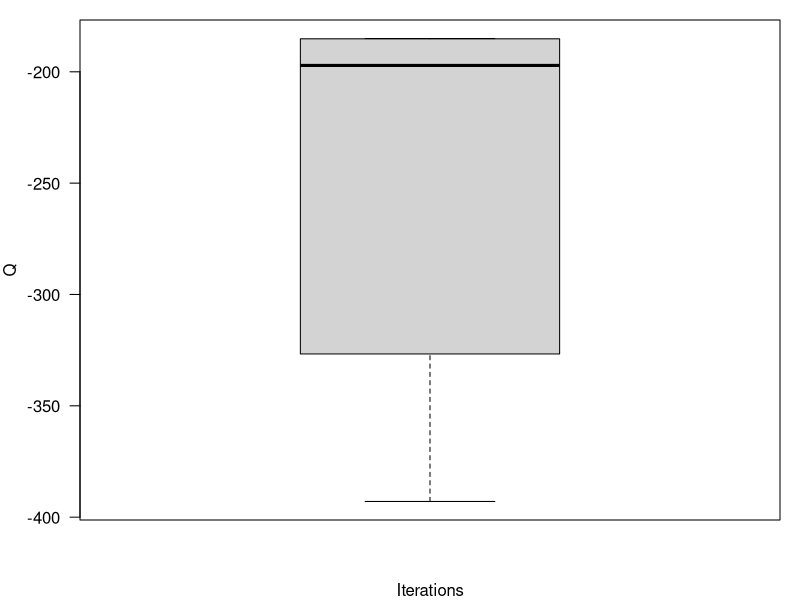
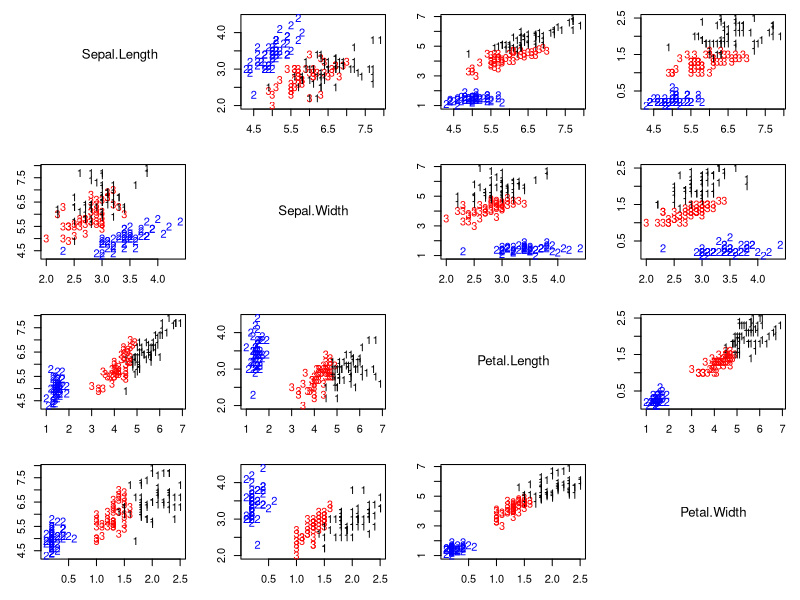
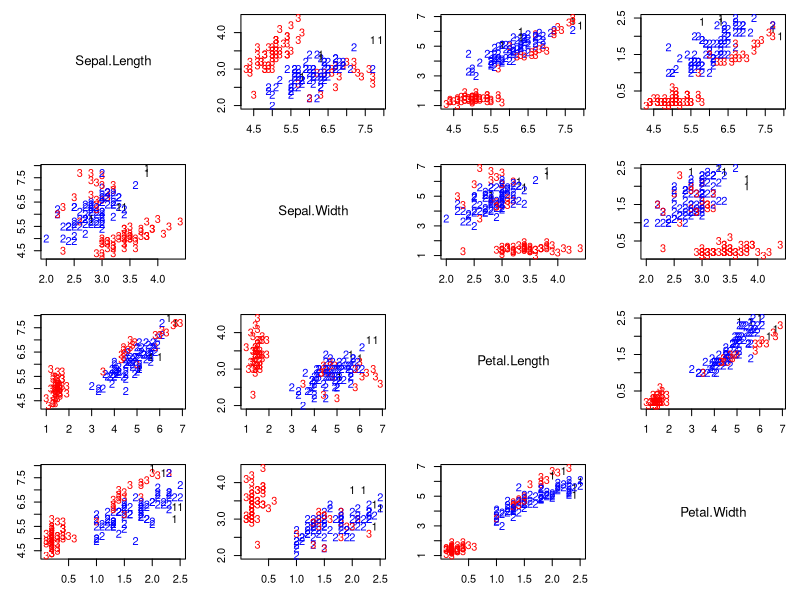
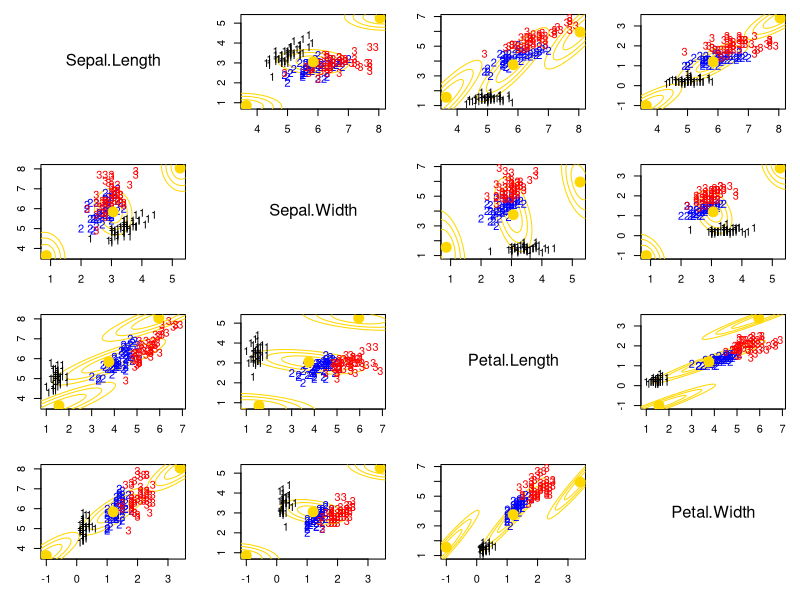

Write the R code that produced these figures, in order. (Note: this script raises an error after producing the figures.)
## ---- chunk 1
#| label: lst-numeric-stability-sample-code
## Consider a mixture of two normal distributions with equal weights (w1 = w2 = 1/2)
## Component 1 has mean 0 and standard deviation 1
## Component 2 has mean 1 and standard deviation 1
## The observation is x = 50
## What is Pr(c = 1 | x)?
dnorm(50, 0, 1)
dnorm(50, 1, 1)
dnorm(50, 0, 1)/(dnorm(50, 0, 1) + dnorm(50, 1, 1))


## What if x=3?  Two ways to do the calculation
## One way:  Direct calculation
z1 = dnorm(3, 0, 1)
z2 = dnorm(3, 1, 1)
z1/(z1+z2)
## A second way:  Compute in the logarithm scale, add b 
## to all values, and then exponentiate before standardizing
lz1 = dnorm(3, 0, 1, log=T)
lz2 = dnorm(3, 1, 1, log=T)
b = 3
exp(lz1+b)/(exp(lz1+b) + exp(lz2+b))

## Going back to the case x - 50:
## Wrong
lz1 = log(dnorm(50, 0, 1))
lz2 = log(dnorm(50, 1, 1))
b = max(lz1, lz2)
exp(lz1-b)/(exp(lz1-b) + exp(lz2-b))
## Wrong
lz1 = log(exp(-0.5*50^2)/sqrt(2*pi))
lz2 = log(exp(-0.5*49^2)/sqrt(2*pi))
b = max(lz1, lz2)
exp(lz1-b)/(exp(lz1-b) + exp(lz2-b))
## Right
lz1 = dnorm(50, 0, 1, log=TRUE)
lz2 = dnorm(50, 1, 1, log=TRUE)
b = max(lz1, lz2)
exp(lz1-b)/(exp(lz1-b) + exp(lz2-b))
## Also right (just more cumbersome)
lz1 = -0.5*log(2*pi) - 0.5*50^2
lz2 = -0.5*log(2*pi) - 0.5*49^2
b = max(lz1, lz2)
exp(lz1-b)/(exp(lz1-b) + exp(lz2-b))
## ---- chunk 2
#| label: lst-multimodality-sample-code-1

## Illustrating the fact that the likelihood for a mixture model is multimodal

### Loading data and setting up global variables
rm(list=ls())
library(mclust)
library(mvtnorm)

### Defining a custom function to create pair plots
### This is an alternative to the R function pairs() that allows for 
### more flexibility. In particular, it allows us to use text to label 
### the points
pairs2 = function(x, col="black", pch=16, labels=NULL, names = colnames(x)){
  n = dim(x)[1]
  p = dim(x)[2]
  par(mfrow=c(p,p))
  for(k in 1:p){
    for(l in 1:p){
      if(k!=l){
        par(mar=c(3,3,1,1)+0.1)
        plot(x[,k], x[,l], type="n", xlab="", ylab="")
        if(is.null(labels)){
          points(x[,k], x[,l], pch=pch, col=col)
        }else{
          text(x[,k], x[,l], labels=labels, col=col)
        }
      }else{
        plot(seq(0,5), seq(0,5), type="n", xlab="", ylab="", axes=FALSE)
        text(2.5,2.5,names[k], cex=1.2)
      }
    }
  }
}


## Setup data
data(iris)
x       = as.matrix(iris[,-5])
n       = dim(x)[1]
p       = dim(x)[2]       # Number of features
KK      = 3
epsilon = 0.0000001
par(mfrow=c(1,1))
par(mar=c(4,4,1,1))
colscale = c("black","blue","red")
shortnam  = c("s","c","g")

# Initialize the parameters of the algorithm
set.seed(63252)

numruns = 15
v.sum   = array(0, dim=c(numruns, n, KK))
QQ.sum  = rep(0, numruns)

for(ss in 1:numruns){
  w   = rep(1,KK)/KK  #Assign equal weight to each component to start with
  #mu  = as.matrix(aggregate(x, list(iris[,5]), mean)[,2:5])  # Initialize in the true values
  #Sigma      = array(0, dim=c(KK,p,p))  #Initial variances are assumed to be the same
  #Sigma[1,,] = var(x[iris[,5]=="setosa",])
  #Sigma[2,,] = var(x[iris[,5]=="versicolor",])
  #Sigma[3,,] = var(x[iris[,5]=="virginica",])
  mu  = rmvnorm(KK, apply(x,2,mean), 3*var(x))   #Cluster centers randomly spread over the support of the data
  Sigma      = array(0, dim=c(KK,p,p))  #Initial variances are assumed to be the same
  Sigma[1,,] = var(x)
  Sigma[2,,] = var(x)
  Sigma[3,,] = var(x)
  
  sw     = FALSE
  QQ     = -Inf
  QQ.out = NULL
  s      = 0
  
  while(!sw){
    ## E step
    v = array(0, dim=c(n,KK))
    for(k in 1:KK){  #Compute the log of the weights
      v[,k] = log(w[k]) + dmvnorm(x, mu[k,], Sigma[k,,], log=TRUE) 
    }
    for(i in 1:n){
      v[i,] = exp(v[i,] - max(v[i,]))/sum(exp(v[i,] - max(v[i,])))  #Go from logs to actual weights in a numerically stable manner
    }
    
    ## M step
    w = apply(v,2,mean)
    mu = matrix(0, nrow=KK, ncol=p)
    for(k in 1:KK){
      for(i in 1:n){
        mu[k,]    = mu[k,] + v[i,k]*x[i,]
      }
      mu[k,] = mu[k,]/sum(v[,k])
    }
    Sigma = array(0,dim=c(KK, p, p))
    for(k in 1:KK){
      for(i in 1:n){
        Sigma[k,,] = Sigma[k,,] + v[i,k]*(x[i,] - mu[k,])%*%t(x[i,] - mu[k,])
      }
      Sigma[k,,] = Sigma[k,,]/sum(v[,k])
    }
    
    ##Check convergence
    QQn = 0
    for(i in 1:n){
      for(k in 1:KK){
        QQn = QQn + v[i,k]*(log(w[k]) + dmvnorm(x[i,],mu[k,],Sigma[k,,],log=TRUE))
      }
    }
    if(abs(QQn-QQ)/abs(QQn)<epsilon){
      sw=TRUE
    }
    QQ = QQn
    QQ.out = c(QQ.out, QQ)
    s = s + 1
  }
  
  v.sum[ss,,] = v
  QQ.sum[ss]  = QQ.out[s]
  print(paste("ss =", ss))
}


## Boxplot of final values of the Q function for all runs of the algorithm
par(mfrow=c(1,1))
par(mar=c(4,4,1,1))
boxplot(QQ.out, ylab="Q", xlab="Iterations",las=2)

## Graphical representation of the best solution 
cc = apply(v.sum[which.max(QQ.sum),,], 1 ,which.max)
colscale = c("black","blue","red")
#pairs(x, col=colscale[cc], pch=cc)
pairs2(x, col=colscale[cc], labels=cc)

## Graphical representation of the worst solution
cc = apply(v.sum[which.min(QQ.sum),,], 1 ,which.max)
colscale = c("black","blue","red")
#pairs(x, col=colscale[cc], pch=cc)
pairs2(x, col=colscale[cc], labels=cc)
## ---- chunk 3
#| label: lst-multimodality-sample-code-2
#| error: true

## Illustrating that the EM might fail for numerical reasons if a component is “numerically empty”

### Loading data and setting up global variables
rm(list=ls())
library(mclust)
library(mvtnorm)
library(ellipse)

## Setup data
data(iris)
x       = as.matrix(iris[,-5])
n       = dim(x)[1]
p       = dim(x)[2]       # Number of features
KK      = 3
epsilon = 0.00000001

# Initialize the parameters of the algorithm
w   = rep(1,KK)/KK  #Assign equal weight to each component to start with
mu  = matrix(0, KK, p)  # Initialize in the true values
mu[1,] = apply(x, 2, mean)
mu[2,] = apply(x, 2, mean) + c(2.2, 2.2, 2.2, 2.2)
mu[3,] = apply(x, 2, mean) + c(-2.2, -2.2, -2.2, -2.2)
Sigma      = array(0, dim=c(KK,p,p))  #Initial variances are assumed to be the same
Sigma[1,,] = var(x)/3
Sigma[2,,] = var(x)/3
Sigma[3,,] = var(x)/3

# Plot the data along with the estimates of the components
colscale = c("black","blue","red")
par(mfrow=c(p,p))
for(k in 1:p){
  for(l in 1:p){
    if(k!=l){
      par(mar=c(3,3,1,1)+0.1)
      plot(x[,k], x[,l], type="n", xlab="", ylab="", xlim=c(min(c(x[,k], mu[,k])),max(c(x[,k], mu[,k]))), ylim=c(min(c(x[,l], mu[,l])),max(c(x[,l], mu[,l]))))
      for(r in 1:KK){
        lines(ellipse(x=Sigma[r,c(k,l),c(k,l)], centre=mu[r,c(k,l)], level=0.50), col="gold1", lty=1, lwd=1)
        lines(ellipse(x=Sigma[r,c(k,l),c(k,l)], centre=mu[r,c(k,l)], level=0.82), col="gold1", lty=1, lwd=1)
        lines(ellipse(x=Sigma[r,c(k,l),c(k,l)], centre=mu[r,c(k,l)], level=0.95), col="gold1", lty=1, lwd=1)
      }
      text(x[,k], x[,l], labels=as.numeric(iris[,5]), col=colscale[iris[,5]])
      points(mu[,k], mu[,l], pch=19, col="gold1", cex=2)
    }else{
      plot(seq(0,5), seq(0,5), type="n", xlab="", ylab="", axes=FALSE)
      text(2.5,2.5,colnames(x)[k], cex=1.5)
    }
  }
}

## Run the EM algorithm.  It will fail in the first iteration
sw     = FALSE
QQ     = -Inf
QQ.out = NULL
s      = 0

while(!sw){
  ## E step
  v = array(0, dim=c(n,KK))
  for(k in 1:KK){  #Compute the log of the weights
    v[,k] = log(w[k]) + dmvnorm(x, mu[k,], Sigma[k,,], log=TRUE) 
  }
  for(i in 1:n){
    v[i,] = exp(v[i,] - max(v[i,]))/sum(exp(v[i,] - max(v[i,])))  #Go from logs to actual weights in a numerically stable manner
  }
  
  ## M step
  w = apply(v,2,mean)
  mu = matrix(0, nrow=KK, ncol=p)
  for(k in 1:KK){
    for(i in 1:n){
      mu[k,]    = mu[k,] + v[i,k]*x[i,]
    }
    mu[k,] = mu[k,]/sum(v[,k])
  }
  Sigma = array(0,dim=c(KK, p, p))
  for(k in 1:KK){
    for(i in 1:n){
      Sigma[k,,] = Sigma[k,,] + v[i,k]*(x[i,] - mu[k,])%*%t(x[i,] - mu[k,])
    }
    Sigma[k,,] = Sigma[k,,]/sum(v[,k])
  }
  
  ##Check convergence
  QQn = 0
  for(i in 1:n){
    for(k in 1:KK){
      QQn = QQn + v[i,k]*(log(w[k]) + dmvnorm(x[i,],mu[k,],Sigma[k,,],log=TRUE))
    }
  }
  if(abs(QQn-QQ)/abs(QQn)<epsilon){
    sw=TRUE
  }
  QQ = QQn
  QQ.out = c(QQ.out, QQ)
  s = s + 1
}

QQn

## ---- chunk 4
#| label: lst-bayesian-information-criteria

## Illustrating the use of BIC to estimate the number of components of a Mixture Model
## using the galaxies dataset
rm(list=ls())

### Loading data and setting up global variables
library(MASS)
data(galaxies)
x  = galaxies
n  = length(x)
set.seed(781209)

KKmax = 20
BIC   = rep(0, KKmax-1)

w.sum  = vector("list", KKmax-1)
mu.sum = vector("list", KKmax-1)
sigma.sum = rep(0, KKmax-1)

for(KK in 2:KKmax){
  ### First, compute the "Maximum Likelihood" density estimate 
  ### associated with a location mixture of 6 Gaussian distributions 
  ### using the EM algorithm
  ## Initialize the parameters
  w     = rep(1,KK)/KK
  mu    = rnorm(KK, mean(x), sd(x))
  sigma = sd(x)/KK
  
  epsilon = 0.000001
  s       = 0
  sw      = FALSE
  KL      = -Inf
  KL.out  = NULL
  
  while(!sw){
    ## E step
    v = array(0, dim=c(n,KK))
    for(k in 1:KK){
      v[,k] = log(w[k]) + dnorm(x, mu[k], sigma,log=TRUE)  
    }
    for(i in 1:n){
      v[i,] = exp(v[i,] - max(v[i,]))/sum(exp(v[i,] - max(v[i,])))
    }
    
    ## M step
    # Weights
    w = apply(v,2,mean)
    mu = rep(0, KK)
    for(k in 1:KK){
      for(i in 1:n){
        mu[k]    = mu[k] + v[i,k]*x[i]
      }
      mu[k] = mu[k]/sum(v[,k])
    }
    # Standard deviations
    sigma = 0
    for(i in 1:n){
      for(k in 1:KK){
        sigma = sigma + v[i,k]*(x[i] - mu[k])^2
      }
    }
    sigma = sqrt(sigma/sum(v))
    
    ##Check convergence
    KLn = 0
    for(i in 1:n){
      for(k in 1:KK){
        KLn = KLn + v[i,k]*(log(w[k]) + 
                        dnorm(x[i], mu[k], sigma, log=TRUE))
      }
    }
    if(abs(KLn-KL)/abs(KLn)<epsilon){
      sw=TRUE
    }
    KL = KLn
    KL.out = c(KL.out, KL)
    s = s + 1
    if(s/20==floor(s/20)){      
      print(paste(s, KLn))
    }
  }
  
  w.sum[[KK-1]]  = w
  mu.sum[[KK-1]] = mu
  sigma.sum[KK-1] = sigma
  
  
  ## Computing BIC
  for(i in 1:n){
    BIC[KK-1] = BIC[KK-1] - 2*log(sum(w*dnorm(x[i], mu, sigma)))
  }
  BIC[KK-1] = BIC[KK-1] + ((KK-1) + 1 + KK)*log(n)  ### KK-1 independent weights, one variance, and KK means
}

## Plot of BIC as a function of K
par(mar=c(4,4,1,1) + 0.1)
plot(seq(2,KKmax), BIC, type="l", xlab="K", ylab="BIC", lwd=2)
abline(v=6, lty=3)

## Computing density estimates for various values of K
density.est = function(xx, w, mu, sigma){
  KK  = length(w)
  nxx = length(xx)
  density.EM = rep(0, nxx)
  for(s in 1:nxx){
    for(k in 1:KK){
      density.EM[s] = density.EM[s] + w[k]*dnorm(xx[s], mu[k], sigma)
    }
  }
  return(density.EM)
}

xx  = seq(5000,37000,length=300)
KK = 8
mdeKK8 = density.est(xx, w.sum[[KK-1]], mu.sum[[KK-1]], sigma.sum[KK-1])
KK = 7
mdeKK7 = density.est(xx, w.sum[[KK-1]], mu.sum[[KK-1]], sigma.sum[KK-1])
KK = 6
mdeKK6 = density.est(xx, w.sum[[KK-1]], mu.sum[[KK-1]], sigma.sum[KK-1])
KK = 5
mdeKK5 = density.est(xx, w.sum[[KK-1]], mu.sum[[KK-1]], sigma.sum[KK-1])
KK = 4
mdeKK4 = density.est(xx, w.sum[[KK-1]], mu.sum[[KK-1]], sigma.sum[KK-1])

## Comparing density estimates for K=4, 5 and 6
par(mar=c(4,4,1,1)+0.1)
plot(xx, mdeKK6, type="n",ylim=c(0,max(c(mdeKK4,mdeKK5,mdeKK6,mdeKK7))), 
     xlab="Velocity", ylab="Density")
lines(xx, mdeKK6, col="black", lty=1, lwd=2)
lines(xx, mdeKK5, col="red", lty=2, lwd=2)
lines(xx, mdeKK4, col="blue", lty=3, lwd=2)
points(x, rep(0,n))
legend(26000, 0.00022, c("K = 6","K = 5","K = 4"), 
       lty=c(1,2,3), col=c("black","red","blue"), bty="n")

## Comparing density estimates for K=6, 7 and 8
par(mar=c(4,4,1,1)+0.1)
plot(xx, mdeKK6, type="n",ylim=c(0,max(c(mdeKK6,mdeKK7,mdeKK8))), 
     xlab="Velocity", ylab="Density")
lines(xx, mdeKK6, col="black", lty=1, lwd=2)
lines(xx, mdeKK7, col="red", lty=2, lwd=2)
lines(xx, mdeKK8, col="blue", lty=3, lwd=2)
points(x, rep(0,n))
legend(26000, 0.00022, c("K = 6","K = 7","K = 8"), 
       lty=c(1,2,3), col=c("black","red","blue"), bty="n")


## What happens with the variance (bandwidth) as K increases
par(mar=c(4,4,1,1) + 0.1)
plot(seq(2,KKmax), sigma.sum, type="l", xlab="K", 
     ylab=expression(hat(sigma)), lwd=2)
abline(v=6, lty=3)
## ---- chunk 5
#| label: exr-1-sol

E.Kstar = 0
for (i in 1:400){
  E.Kstar = E.Kstar +  2/(2+i-1)
}
round(E.Kstar,1)

## ---- chunk 6
#| label: exr-2-sol

E.Kstar = 0
for (i in 1:100){
  E.Kstar = E.Kstar +  2/(2+i-1)
}
round(E.Kstar,1)

## ---- chunk 7
#| label: exr-3-sol

alpha = 2
n = 100
Kstar = alpha*log((n+alpha-1)/alpha)
round( Kstar,1)
## ---- chunk 8
ff = function(alpha)  alpha*log((200+alpha-1)/alpha) - 2
alph = uniroot(ff, c(0.01, 20))
round(alph$root, 2)  # 0.31

## ---- chunk 9
#| label: lst-estimating-number-of-components-and-partition-structure
## Full Bayesian estimation of a mixture model for density estimation in the galaxies dataset
rm(list=ls())

### Loading data and setting up global variables
library(MASS)
library(MCMCpack)
data(galaxies)
x  = galaxies
n  = length(x)
set.seed(781209)

### Fitting a Bayesian mixture model with 
KK = 30   ## In this formulation, it should be interpreted as the 
          ## maximum number of components allowed

## Finding the value of alpha consistent with 6 expected components a priori
ff = function(alpha)  alpha*log((82+alpha-1)/alpha) - 6
alph = uniroot(ff, c(0.01, 20))
alph$root  # 1.496393

## Priors set up using an "empirical Bayes" approach
aa  = rep(1.5/KK,KK)  # We approximate 1.496393 by 1.5
eta = mean(x)    
tau = sqrt(var(x))
dd  = 2
qq  = var(x)/KK

## Initialize the parameters
w     = rep(1,KK)/KK
mu    = rnorm(KK, mean(x), sd(x))
sigma = sd(x)/KK
cc    = sample(1:KK, n, replace=T, prob=w)

## Number of iterations of the sampler
rrr   = 25000
burn  = 5000

## Storing the samples
cc.out    = array(0, dim=c(rrr, n))
w.out     = array(0, dim=c(rrr, KK))
mu.out    = array(0, dim=c(rrr, KK))
sigma.out = array(0, dim=c(rrr, KK))
logpost   = rep(0, rrr)


for(s in 1:rrr){
  # Sample the indicators
  for(i in 1:n){
    v = rep(0,KK)
    for(k in 1:KK){
      v[k] = log(w[k]) + dnorm(x[i], mu[k], sigma, log=TRUE)  #Compute the log of the weights
    }
    v = exp(v - max(v))/sum(exp(v - max(v)))
    cc[i] = sample(1:KK, 1, replace=TRUE, prob=v)
  }
  
  # Sample the weights
  w = as.vector(rdirichlet(1, aa + tabulate(cc, nbins=KK)))
  
  # Sample the means
  for(k in 1:KK){
    nk    = sum(cc==k)
    xsumk = sum(x[cc==k])
    tau2.hat = 1/(nk/sigma^2 + 1/tau^2)
    mu.hat  = tau2.hat*(xsumk/sigma^2 + eta/tau^2)
    mu[k]   = rnorm(1, mu.hat, sqrt(tau2.hat))
  }
  
  # Sample the variances
  dd.star = dd + n/2
  qq.star = qq + sum((x - mu[cc])^2)/2
  sigma = sqrt(1/rgamma(1, dd.star, qq.star))
  
  # Store samples
  cc.out[s,]   = cc
  w.out[s,]    = w
  mu.out[s,]   = mu
  sigma.out[s] = sigma
  for(i in 1:n){
    logpost[s] = logpost[s] + log(w[cc[i]]) + dnorm(x[i], mu[cc[i]], sigma, log=TRUE)
  }
  logpost[s] = logpost[s] + log(ddirichlet(w, aa))
  for(k in 1:KK){
      logpost[s] = logpost[s] + dnorm(mu[k], eta, tau, log=TRUE)
  }
  logpost[s] = logpost[s] + dgamma(1/sigma^2, dd, qq, log=TRUE) - 4*log(sigma)
  if(s/500==floor(s/500)){
    print(paste("s =",s))
  }
}

nunique = function(x)   length(unique(x))
Kstar = apply(cc.out[-seq(1,burn),],1,nunique)
par(mar=c(4,4,1,1) + 0.1)
barplot(table(Kstar)/sum(table(Kstar)), xlab=expression(K^"*"), ylab="Frequency")
#dev.print(file="postKstaralpha2.pdf", dev=pdf)


## Construct pairwise co-clustering matrix for this dataset
pairwise = matrix(0, nrow=n, ncol=n)
for(s in 1:(rrr-burn)){
  for(i in 1:n){
    for(j in i:n){
      pairwise[i,j] = pairwise[i,j] + as.numeric(cc.out[s+burn,i]==cc.out[s+burn,j])
      pairwise[j,i] = pairwise[i,j]
    }
  }  
}
DD = pairwise/max(pairwise)

heatmapplot = function(DD, alab, subsetaxis, llc=FALSE){
  n = dim(DD)[1]
  #colorscale = rev(gray(0:100 / 100))
  colorscale = c("white", rev(heat.colors(100)))
  nf = layout(matrix(c(1,2),nrow=1,ncol=2), c(7,1), TRUE)
  par(mar=c(4,3,1,0.5))
  
  ###Display heat-map
  image(seq(1,n), seq(1,n), DD, axes=F, xlab="", ylab="", 
        col=colorscale[seq(floor(min(100*DD)), floor(max(100*DD))) + 1])
  axis(1,at=subsetaxis,labels=alab[subsetaxis],las=2,cex.axis=1)
  axis(2,at=subsetaxis,labels=alab[subsetaxis],las=2,cex.axis=1)
  box()
  abline(v = llc+0.5)
  abline(h = llc+0.5)
  
  ###Display color scale
  par(mar=c(3,0,0,0))
  plot(1:100,1:100,xlim=c(0,2),ylim=c(0,100),type="n",axes=F,xlab ="",ylab ="")
  yposr = 1:100
  rect(0, yposr-.5, 0.5, yposr+.5,col = colorscale, border=F)
  rect(0, .5, 0.5, 100.5,col = "transparent")
  text(0.42,c(yposr[1],yposr[25],yposr[50],yposr[75],yposr[100]),c("0.00","0.25","0.50","0.75","1.00"),pos=4,cex=1.1)
}
heatmapplot(DD, seq(1,n), seq(1,n,by=3))


## Plot Bayesian estimate with pointwise credible bands along with kernel density estimate and frequentist point estimate
## Compute the samples of the density over a dense grid
xx  = seq(5000,37000,length=300)
density.mcmc = array(0, dim=c(rrr-burn,length(xx)))
for(s in 1:(rrr-burn)){
  for(k in 1:KK){
    density.mcmc[s,] = density.mcmc[s,] + w.out[s+burn,k]*dnorm(xx,mu.out[s+burn,k],sigma.out[s+burn])
  }
}
density.mcmc.m = apply(density.mcmc , 2, mean)

yy = density(x)
colscale = c("black", "red")
density.mcmc.lq = apply(density.mcmc, 2, quantile, 0.025)
density.mcmc.uq = apply(density.mcmc, 2, quantile, 0.975)
par(mfrow=c(1,1))
par(mar=c(4,4,1,1)+0.1)
plot(xx, density.mcmc.m, type="n",ylim=c(0,max(density.mcmc.uq)),xlab="Velocity", ylab="Density")
polygon(c(xx,rev(xx)), c(density.mcmc.lq, rev(density.mcmc.uq)), col="grey", border="grey")
lines(xx, density.mcmc.m, col=colscale[1], lwd=2)
lines(yy, col=colscale[2], lty=2, lwd=2)
points(x, rep(0,n))
legend(27000, 0.00017, c("MCMC","KDE"), col=colscale[c(1,2)], lty=c(1,2), lwd=2, bty="n")


##### Finding optimal partition according to Binder's loss function
##
## Function that computes the loss at a particular configuration
Lstst = function(cch, DD, Dbar){
  z = 0
  for(i in 1:(n-1)){
    for(j in (i+1):n){
      if(cch[i]==cch[j]){
        z = z + (DD[i,j]-Dbar)
      }
    }
  }
  return(z)
}

## Initial value of the algorithm is the last iteration of the sampler
## Using as.numeric(factor()) is a cheap way to force the cluster labels 
## to be sequential starting at 1
cch = as.numeric(factor(cc))

## Setup parameters for the recursive alorithm
Dbar = 0.50
optLstst.old  = -Inf
optLstst.new = Lstst(cch, DD, Dbar=Dbar)
maxiter = 50
niter   = 1
while((optLstst.old!=optLstst.new)&(niter<=maxiter)){
  for(i in 1:n){
    nq   = max(cch) + 1
    q    = rep(0, nq)
    for(s in 1:nq){
      ccht    = cch
      ccht[i] = s
      q[s] = Lstst(ccht, DD, Dbar=Dbar)
    }
    cch[i] = which.max(q)
    cch = as.numeric(factor(cch))
  }
  optLstst.old = optLstst.new
  optLstst.new = Lstst(cch, DD, Dbar=Dbar)
  niter = niter+1
}
#print(nunique(cch))

## Create another heatmap plot of the co-clustering matrix in which the 
## optimal clusters are represented.
cchlo    = as.numeric(as.character(factor(cch, labels=order(unique(cch)))))
cchlotab = table(cchlo)
llc      = cumsum(cchlotab[-length(cchlotab)])
heatmapplot(DD, seq(1,n), seq(1,n,by=3), llc=llc)
#dev.print(file="galaxiesheatmap50.pdf", dev=pdf)
